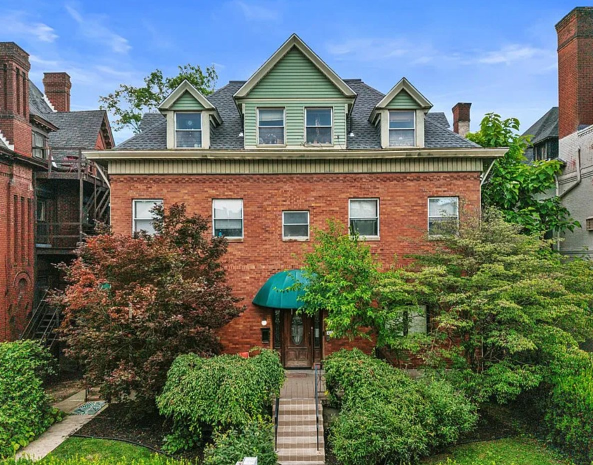
#> input picture source_photos/building-front.jpg, 1186 x 930 px, found by its file name (shown at 1/2 size)
$ python annotate_front_photo.py source_photos/building-front.jpg 'gallery/Unit 2B/00-building-front.jpg'
#> lines starting #> are read from the running program, lines starting #| are printed output that depends on the picture
"""Annotate the building photo with the Unit 2B entrance and side stairs.
Usage: python3 annotate_front_photo.py source_photos/building-front.jpg "gallery/Unit 2B/00-building-front.jpg"
The stair path is an illustration: the real stairs are hidden behind the tree.
"""
import sys
from PIL import Image, ImageDraw, ImageFont
src, dst = sys.argv[1], sys.argv[2]
NAVY=(48,65,79); TAN=(212,163,115); WHITE=(255,255,255)
base = Image.open(src).convert("RGB"); W,H = base.size
#> further down, base is the input picture: PIL image 1186x930 RGB; mean R, G, B 103.5, 113, 99.8
#> after `W, H = base.size`: W = 1186; H = 930
SS = 3
ov = Image.new("RGBA", (W*SS, H*SS), (0,0,0,0)); d = ImageDraw.Draw(ov)
#> after `ov = Image.new('RGBA', (W * SS, H * SS), (0, 0, 0, 0))`: ov: PIL image 3558x2790 RGBA; every value is 0
def s(pts): return [(round(x*SS), round(y*SS)) for x,y in pts]

# --- Unit 2B stairs, seen straight on --------------------------------------
# One straight concrete flight running back from the doormat to a landing at the
# Unit 2B door, so from the street it reads as a stack of steps (like the front steps).
N_STEPS = 11
BOTTOM_Y, TOP_Y = 806, 659                   # bottom of first riser, top of last tread
BOTTOM_X = (148, 210)                        # stair width at the doormat
TOP_X = (156, 206)                           # slightly narrower farther back
RISER, TREAD = (176, 179, 178, 255), (230, 230, 226, 255)

def lerp(a, b, t): return a + (b - a) * t
step_h = (BOTTOM_Y - TOP_Y) / N_STEPS
steps = []
for i in range(N_STEPS):
    t = i / (N_STEPS - 1)
    xl, xr = lerp(BOTTOM_X[0], TOP_X[0], t), lerp(BOTTOM_X[1], TOP_X[1], t)
    yb = BOTTOM_Y - i * step_h; yt = yb - step_h
    steps.append((xl, xr, yt, yb))

# navy edge around the whole flight, then each step: lighter tread on top of a riser
outline = [(steps[0][0], steps[0][3]), (steps[0][1], steps[0][3]),
           (steps[-1][1], steps[-1][2]), (steps[-1][0], steps[-1][2])]
d.polygon(s(outline), outline=NAVY+(255,), width=7*SS)
for xl, xr, yt, yb in steps:
    tread_b = yt + step_h * 0.38
    d.rectangle(s([(xl, tread_b), (xr, yb)]), fill=RISER)
    d.rectangle(s([(xl, yt), (xr, tread_b)]), fill=TREAD)
    d.line(s([(xl, yt), (xr, yt)]), fill=WHITE+(255,), width=2*SS)
d.polygon(s(outline), outline=WHITE+(255,), width=3*SS)

# landing slab at the top, level and straight on
slab = [(138, 643), (226, 643), (226, 659), (138, 659)]
d.polygon(s(slab), outline=NAVY+(255,), width=7*SS)
d.polygon(s(slab), fill=(226,226,222,255), outline=WHITE+(255,), width=3*SS)

# railing along the outer part of the top landing
for w, c in [(6, NAVY), (2.5, WHITE)]:
    d.line(s([(138, 621), (186, 621)]), fill=c+(255,), width=round(w*SS))
    for x in range(140, 188, 9):
        d.line(s([(x, 621), (x, 643)]), fill=c+(255,), width=round(w*SS*0.8))
# door on the side wall, under the awning
door = [(210,578),(224,578),(224,643),(210,643)]
d.polygon(s(door), outline=NAVY+(255,), width=6*SS)
d.polygon(s(door), fill=(255,255,255,120), outline=WHITE+(255,), width=3*SS)
# green awning over the landing (visible through the tree at ~200-220, 560-577)
awning = [(226,548),(214,550),(198,556),(184,566),(176,580),(226,580)]
d.polygon(s(awning), outline=NAVY+(255,), width=6*SS)
d.polygon(s(awning), fill=(14,140,130,215), outline=WHITE+(255,), width=3*SS)

# callout box over the tree, between the stairs and the front door
fb = ImageFont.truetype("/System/Library/Fonts/Supplemental/Arial Bold.ttf", 30*SS)
fr = ImageFont.truetype("/System/Library/Fonts/Supplemental/Arial.ttf", 22*SS)
lines = [("Unit 2B entrance", fb, WHITE), ("Stairs on the left side", fr, (240,228,214)), ("of the building", fr, (240,228,214))]
bw = max(d.textlength(t, font=f) for t,f,_ in lines)/SS + 40; bh = 122
#> after `bw = max((d.textlength(t, font=f) for t, f, _ in lines)) / SS + 40`: bw = 293.7
bx, by = 250, 625
d.rounded_rectangle(s([(bx,by),(bx+bw,by+bh)]), radius=14*SS, fill=NAVY+(235,), outline=TAN+(255,), width=3*SS)
y = by+12
for (t,f,c),dy in zip(lines,(42,30,30)):
    d.text((round((bx+20)*SS), round(y*SS)), t, font=f, fill=c); y += dy
#> after the loop, y = 739

# short arrow from the box to the upper flight
import math
x0, y0, x1, y1 = bx, by+52, 232, 620
ang = math.atan2(y1-y0, x1-x0)
for w, col in [(10, NAVY), (5, WHITE)]:
    d.line(s([(x0,y0),(x1,y1)]), fill=col, width=w*SS)
    L = 22 if w==10 else 17
    p1 = (x1 - L*math.cos(ang-0.5), y1 - L*math.sin(ang-0.5))
    p2 = (x1 - L*math.cos(ang+0.5), y1 - L*math.sin(ang+0.5))
    d.polygon(s([(x1,y1),p1,p2]), fill=col)

ov = ov.resize((W,H), Image.LANCZOS)
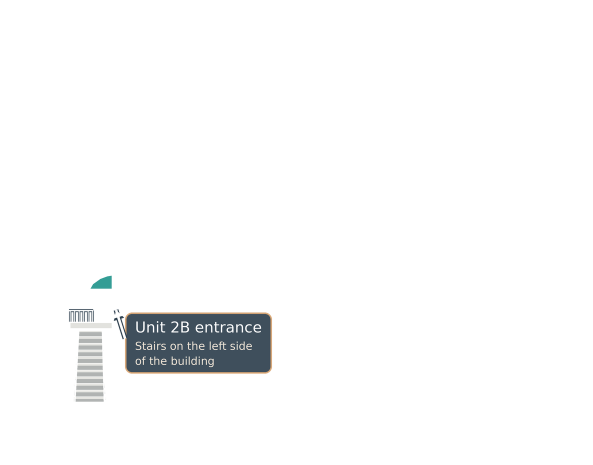
#> ov: PIL image 1186x930 RGBA (shown at 1/2 size); mean R, G, B, A 5.4, 5.9, 6, 10.7; transparent parts drawn white
out = base.convert("RGBA"); out.alpha_composite(ov)
#> after `out.alpha_composite(ov)`:
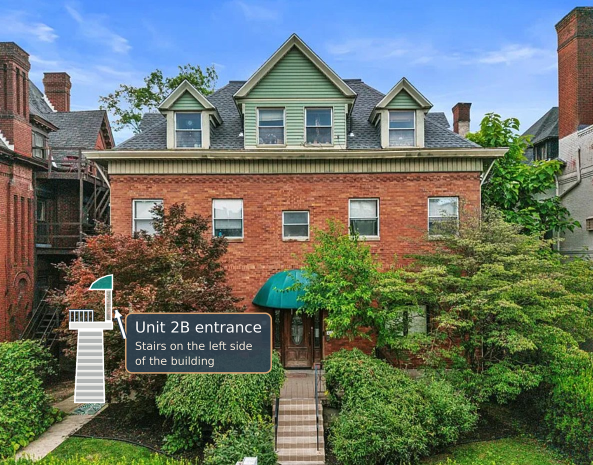
#> out: PIL image 1186x930 RGBA (shown at 1/2 size); mean R, G, B, A 104.9, 115.2, 103.3, 255
out.convert("RGB").save(dst, "JPEG", quality=90, optimize=True, progressive=True)
